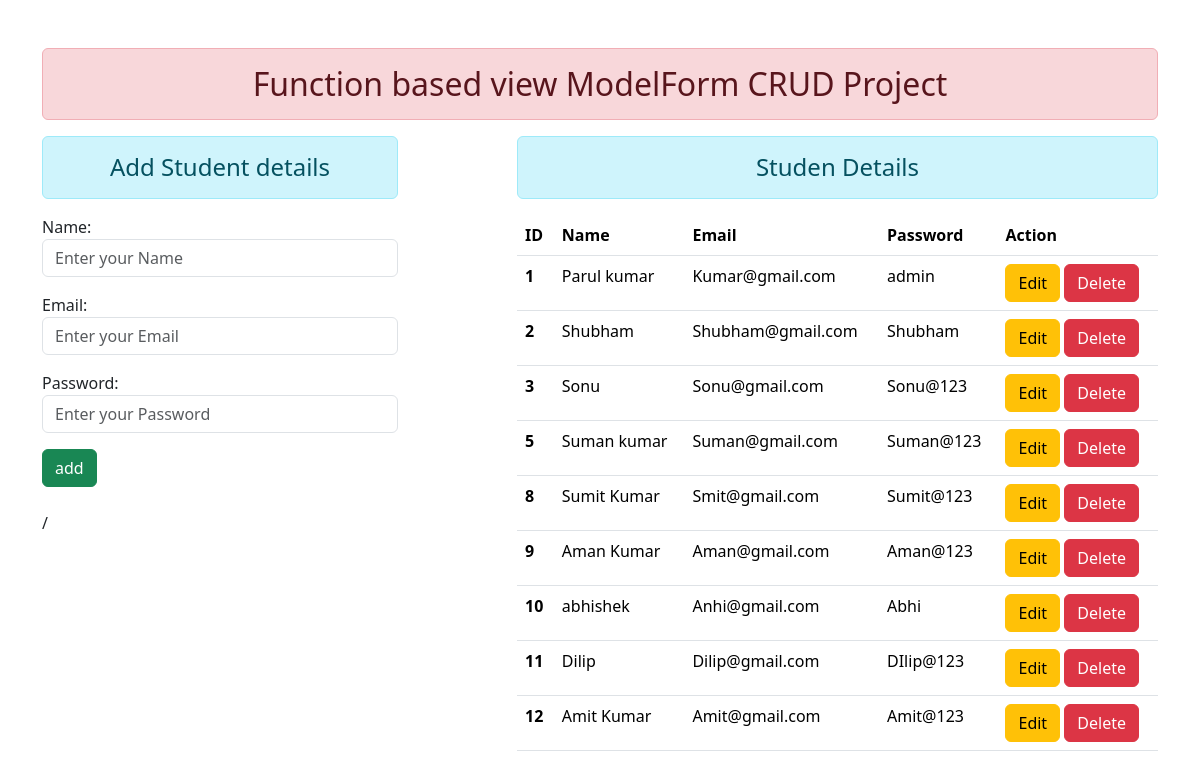
Before: / with the older database file.
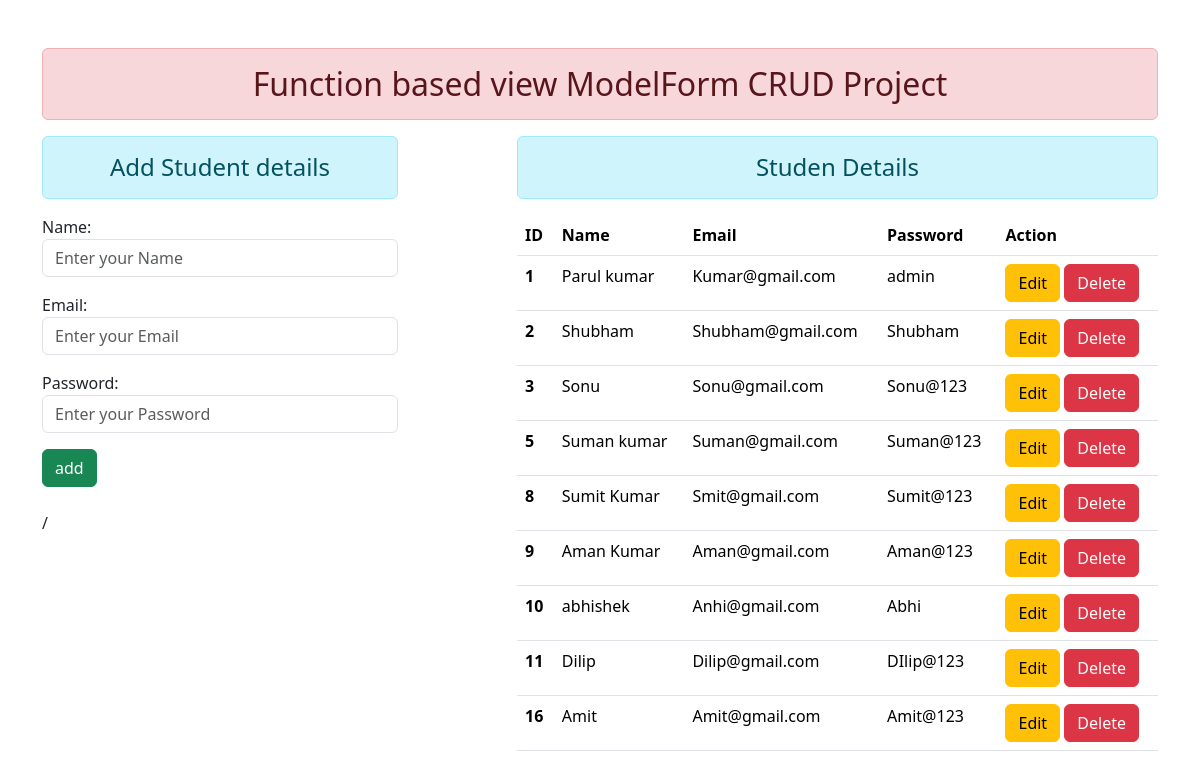
After: the same page with the newer database file.
### enroll/models.py (models this page shows)
class User(models.Model):
    name=models.CharField(max_length=50)
    email=models.EmailField(max_length=100)
    password=models.CharField(max_length=100)

### enroll/views.py (the view)
# urls.py: path('', views.add_show, name='addshow'),
def add_show(request):
    if request.method=='POST':
        fm=StudentRegistration(request.POST)
        if fm.is_valid():
            '''reg=User(name=fm.cleaned_data['name'], email=fm.cleaned_data['email'], password=fm.cleaned_data['password'])
            reg.save()''' #--> 2nd way to save the data in database.
            User.objects.create(name=fm.cleaned_data['name'], email=fm.cleaned_data['email'], password=fm.cleaned_data['password'])
            fm=StudentRegistration()
            messages.add_message(request, messages.SUCCESS, 'Your data successfully submited !!!')
    else:
        fm=StudentRegistration()
    stu = User.objects.all()
    return render(request, 'enroll/addandupdate.html', {'Form':fm, 'studetails': stu})

### enroll/forms.py
class StudentRegistration(forms.ModelForm):
    class Meta:
        model=User
        fields=['name', 'email', 'password']
        widgets={
            "name":forms.TextInput(attrs={'class':'form-control', 'placeholder':'Enter your Name'}),
            "email":forms.EmailInput(attrs={'class':'form-control','placeholder': 'Enter your Email'}),
            "password":forms.PasswordInput(render_value=True, attrs={'class':'form-control', 'placeholder': 'Enter your Password'}),
        }

### enroll/templates/enroll/addandupdate.html (shortened to what this page needs)
{% extends "enroll/base.html" %}
{% block content %}
<div class="row">
    <div class="col-sm-4">
        <h4 class="text-center alert alert-info">Add Student details</h4>
        <form action="" method="POST">
            {{Form.as_p}}
            <input type="submit" class="btn btn-success" value="add">
        </form>
    <br> /
    </div>
    <div class="col-sm-7 offset-1">
        <h4 class="text-center alert alert-info">Studen Details</h4>
        <table class="table table-hover">
            <thead>
                <tr>
                    <th scope="col">ID</th>
                    <th scope="col">Name</th>
                    <th scope="col">Email</th>
                    <th scope="col">Password</th>
                    <th scope="col">Action</th>
                </tr>
            </thead>
            <tbody>
                {% for stu in studetails%}
                <tr>
                    <th scope="row">{{stu.id}}</th>
                    <td scope="row">{{stu.name}}</td>
                    <td scope="row">{{stu.email}}</td>
                    <td scope="row">{{stu.password}}</td>
                    <td bt="row">
                        <a href="{% url "update" stu.id %}" class="btn btn-warning">Edit</a>
                        <form action="{% url "delete" stu.id %}" method="post" class="d-inline">
                            <input type="submit" class="btn btn-danger" value="Delete">
                        </form>
                    </td>
                </tr>
                {% endfor %}
            </tbody>
        </table>
    </div>
</div>
{% endblock content %}

### enroll/templates/enroll/base.html (shortened to what this page needs)
<!DOCTYPE html>
{% load static %}
<html lang="en">
<head>
    <link rel="stylesheet" href="{% static 'enroll\css\bootstrap.css' %}">
</head>
<body>
    <div class="container mt-5 ">
        <h2 class="text-center alert alert-danger">Function based view ModelForm CRUD Project</h2>
        {% block content %}{% endblock content %}
    </div>
</body>
</html>

Changed rows visible on the page:
removed User: id "12", name "Amit Kumar", email "Amit@gmail.com", password "Amit@123"
added User: id "16", name "Amit", email "Amit@gmail.com", password "Amit@123"
